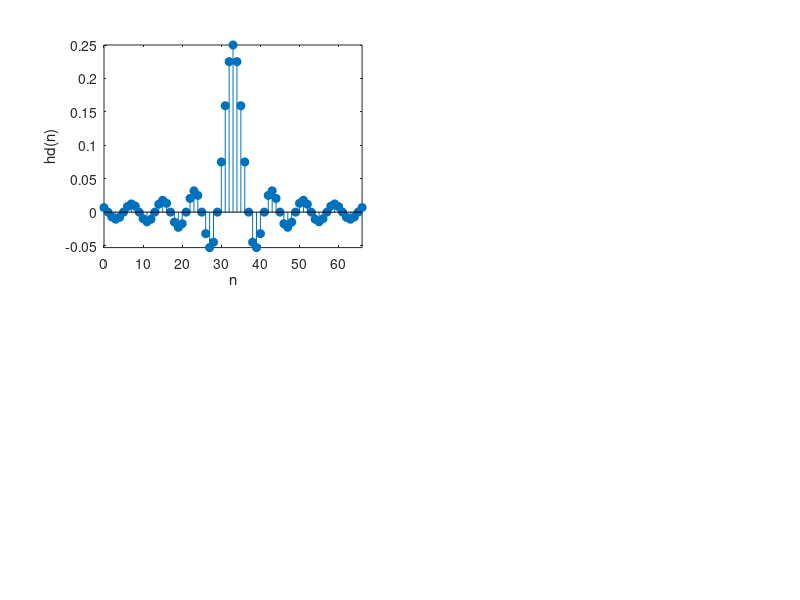

Reproduce this figure in MATLAB. (Note: this script raises an error after producing the figure.)
%海明窗
wp=0.2*pi;
wst=0.3*pi;
tr_width=wst-wp;
N = ceil(6.6*pi/tr_width)+1;
n = 0:N-1;
wc = (wp+wst)/2;
alpha = (N-1)/2;
hd = (wc/pi)*sinc((wc/pi) * (n-alpha));
w_hamming = hamming(N)';
h = hd.*w_hamming;
subplot(221);
stem(n,hd,'filled');
axis tight;
xlabel('n');
ylabel('hd(n)');
[Hr,w1] = zerophase(h);
subplot(222);
plot(w1/pi,Hr);
axis tight;
xlabel('\omega/\pi');
ylabel('H(\omega)');
subplot(223);
stem(n,h,'filled');
axis tight;
xlabel('n');
ylabel('h(n)');
[H,w] = freqz(h,1);
subplot(224);
plot(w/pi,20*log10(abs(H)/max(abs(H))));
xlabel('\omega/\pi');
ylabel('dB');
grid on;